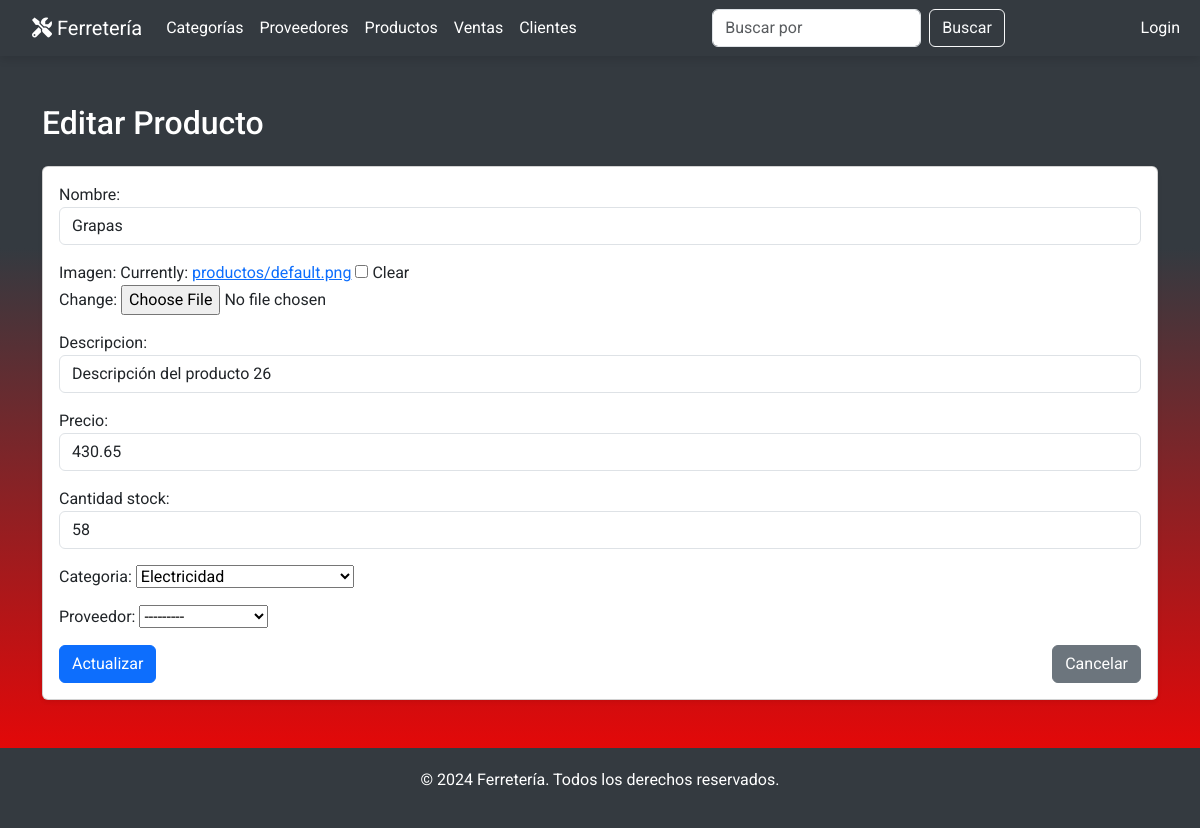
The app's page /productos/editar/28/, older data.
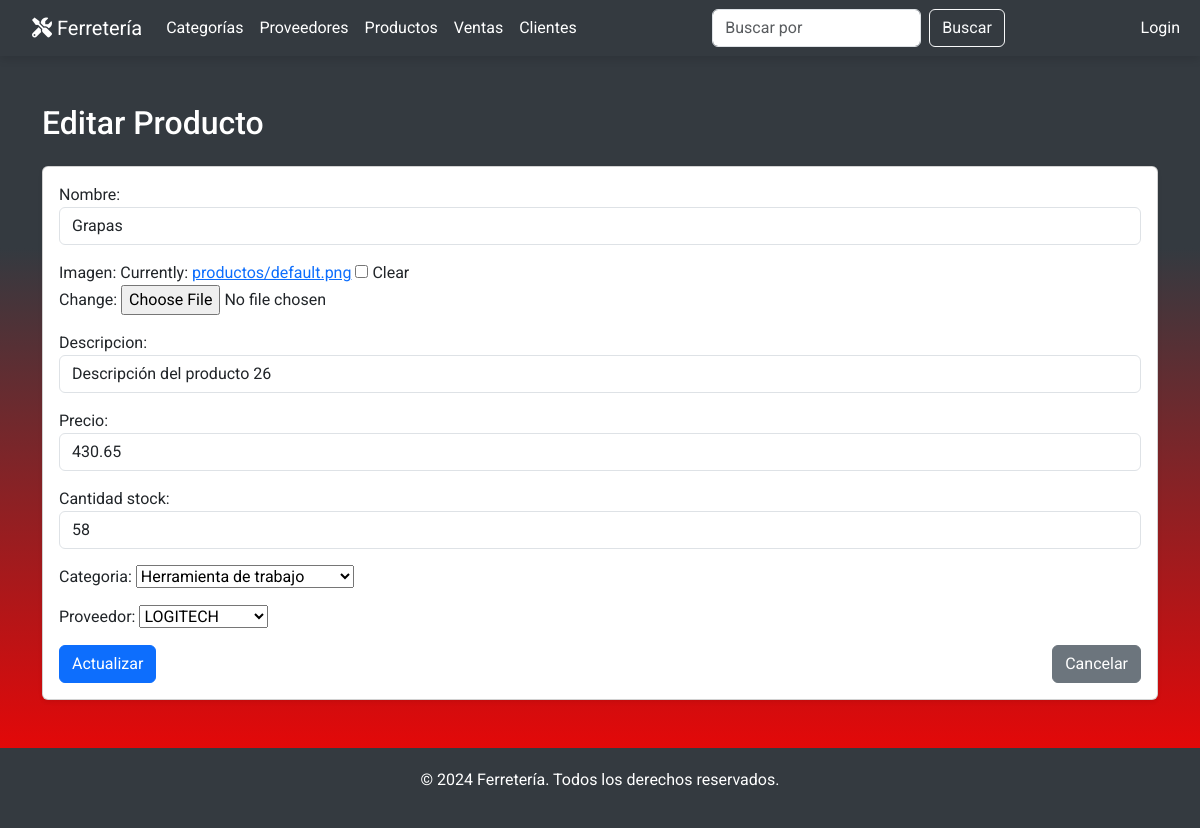
The same page, newer data.
### miAplicacion/models.py (models this page shows, shortened)
class Producto(models.Model):
    nombre = models.CharField(max_length=100)
    descripcion = models.TextField()
    precio = models.DecimalField(max_digits=10, decimal_places=2, default=0.000)
    cantidad_stock = models.PositiveIntegerField()
    categoria = models.ForeignKey('Categoria', on_delete=models.SET_NULL, null=True)
    fecha_creacion = models.DateField(auto_now_add=True)
    fecha_actualizacion = models.DateTimeField(auto_now=True)
    proveedor = models.ForeignKey('Proveedor', on_delete=models.SET_NULL, null=True, blank=True)
    imagen = models.ImageField(upload_to='productos/', default='productos/default.png', blank=True, null=True)

class Categoria(models.Model):
    nombre = models.CharField(max_length=50, unique=True)
    descripcion = models.TextField(blank=True, null=True)
    def __str__(self):
        return self.nombre

### miAplicacion/views.py (the view)
# urls.py: path('productos/editar/<int:pk>/', views.productos_update, name='productos_update'),
def productos_update(request, pk):
    producto = get_object_or_404(Producto, pk=pk)
    if request.method == 'POST':
        form = ProductoForm(request.POST, instance=producto)
        if form.is_valid():
            form.save()
            return redirect('productos_list')
    else:
        form = ProductoForm(instance=producto)
    return render(request, 'productos/productos_form.html', {'form': form})

### miAplicacion/forms.py
class ProductoForm(forms.ModelForm):
    class Meta:
        model = Producto
        fields = ['nombre', 'imagen', 'descripcion', 'precio', 'cantidad_stock', 'categoria', 'proveedor']
        widgets = {
            'nombre': forms.TextInput(attrs={'class': 'form-control'}),
            'descripcion': forms.TextInput(attrs={'class': 'form-control'}),
            'precio': forms.NumberInput(attrs={'class': 'form-control'}),
            'cantidad_stock': forms.NumberInput(attrs={'class': 'form-control'}),
        }

### miAplicacion/models.py (called while the page is built)
    def __str__(self):
        return self.nombre

### miAplicacion/templates/productos/productos_form.html (shortened to what this page needs)
{% extends 'base.html' %}
{% block content %}
<div class="container my-5">
    <h2 class="mb-4">{% if form.instance.pk %}Editar{% else %}Crear{% endif %} Producto</h2>
    <div class="card shadow-sm">
        <div class="card-body">
            <form method="post" enctype="multipart/form-data">
                {{ form.as_p }}
                <div class="d-flex justify-content-between">
                    <button type="submit" class="btn btn-primary">
                        {% if form.instance.pk %}Actualizar{% else %}Crear{% endif %}
                    </button>
                    <a href="{% url 'productos_list' %}" class="btn btn-secondary">Cancelar</a>
                </div>
            </form>
        </div>
    </div>
</div>
{% endblock %}

Row changes from the older to the newer data that the page shows:
changed Producto "Descripción del producto 26": categoria "Electricidad" → "Herramienta de trabajo"; proveedor "---------" → "LOGITECH"
